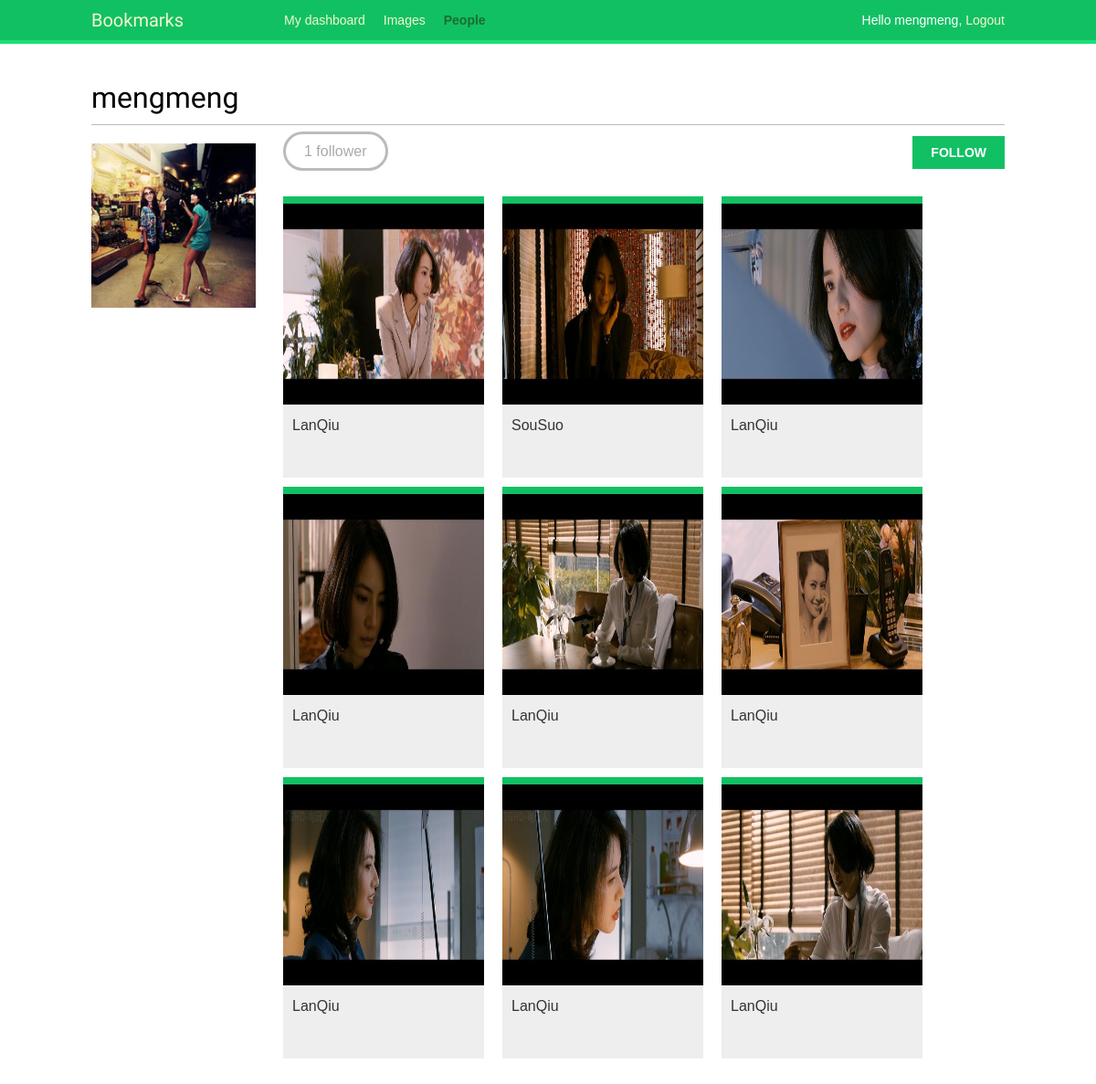
The page /account/users/mengmeng/ (signed in) on the database its author committed.
### images/models.py (models this page shows, shortened)
class Image(models.Model):
    user = models.ForeignKey(settings.AUTH_USER_MODEL,
                             related_name='images_created')
    title = models.CharField(max_length=200)
    slug = models.SlugField(max_length=200,blank=True)
    url = models.URLField()
    image = models.ImageField(upload_to='image/%Y/%m/%d')
    description = models.TextField(blank=True)
    created = models.DateField(auto_now_add=True,
                               db_index=True)
    users_like = models.ManyToManyField(settings.AUTH_USER_MODEL,
                                        related_name='image_liked',
                                        blank=True)
    total_likes = models.PositiveIntegerField(db_index=True,default=0)
    def get_absolute_url(self):
        return reverse('images:detail',args=[self.id,self.slug])

### account/views.py (the view)
@login_required
def user_detail(request,username):
    user = get_object_or_404(User,username=username,
                             is_active=True)
    return render(request,'account/user/detail.html',
                  {'section':'people','user':user})

### account/templates/account/user/detail.html (shortened to what this page needs)
{% extends "base.html" %}
{% load thumbnail %}
{% block content %}
    <h1>{{ user.username }}</h1>
    <div class="profile-info">
        {% thumbnail user.profile.photo "180x180" crop="100%" as im %}
            <img src="{{ im.url }}" class="user-detail">
        {% empty %}
            <img src="/media/default/love.jpg" alt="default" width="180" height="180">
        {% endthumbnail %}
    </div>
    {% with total_followers=user.followers.all.count %}
        <span class="count">
            <span class="total">{{ total_followers }}</span>
            follower{{ total_followers|pluralize }}
        </span>
        <a href="javascript:void(0)" data-id="{{ user.id }}" data-action="{% if request.user in user.followers.all %}un{% endif %}follow" class="follow button">
            {% if request.user not in user.followers.all %}
                Follow
            {% else %}
                Unfollow
            {% endif %}
        </a>
        <div id="image-list" class="image-container">
            {% include "images/image/list_ajax.html" with images=user.images_created.all %}
        </div>
    {% endwith %}
{% endblock %}

### account/templates/base.html (shortened to what this page needs)
{% load staticfiles %}
<!DOCTYPE html>
<html>
    <head>
	<link href="{% static "css/base.css" %}"rel="stylesheet">
    </head>
    <body>
	<div id="header">
	    <span class="logo">Bookmarks</span>
	    {% if request.user.is_authenticated %}
	    <ul class="menu">
		    <li {% if section == "dashboard" %}class="selected"{% endif %}>
		        <a href="{% url "dashboard" %}">My dashboard</a>
	 	    </li>
		    <li {% if section == "images" %}class="selected"{% endif %}>
		        <a href="{% url "images:list" %}">Images</a>
		    </li>
		    <li {% if section == "people"%}class="selected"{% endif %}>
		        <a href="{% url "user_list" %}">People</a>
		    </li>
	     </ul>
	    {% endif %}
	    <span class="user">
		    {% if request.user.is_authenticated %}
		        Hello {{ request.user.username }},
		        <a href="{% url "logout" %}">Logout</a>
		    {% else %}
		        <a href="{% url "login" %}">Log-in</a>
	    	{% endif %}
	    </span>
	</div>
	<div id="content">
	    {% block content %}
	    {% endblock %}
	</div>
    </body>
</html>

### images/templates/images/image/list_ajax.html
{% load thumbnail %}
{% for image in images %}
    <div class="image">
        <a href="{{ image.get_absolute_url }}">
            {% thumbnail image.image "300x300" crop="100%" as im %}
                <a href="{{ image.get_absolute_url }}">
                    <img src="{{ im.url }}">
                </a>
            {% endthumbnail %}
        </a>
        <div class="info">
            <a href="{{ image.get_absolute_url }}" class="title">
                {{ image.title }}
            </a>
        </div>
    </div>
{% endfor %}

### account/static/css/base.css (style rules this page uses)
body { margin:0; padding:0; font-family:helvetica, sans-serif; }
a { color:#12c064; text-decoration:none; }
h1, h2, h3, h4, h5 , h6 { font-family: 'Muli', sans-serif; font-weight:normal; }
h1 { border-bottom:1px solid #bbb; padding:0 0 10px 0; margin:10px 0 20px 0; }
#header { padding:10px 100px; font-size:14px; background:#12c064; color:#fff; border-bottom:4px solid #1cdf78; overflow:auto; }
#header .logo { font-family: 'Muli', sans-serif; float:left; color:#f3f7cc; font-size:20px; margin-right:10%; }
#header ul.menu { list-style:none; float:left; margin:0; padding:0; }
#header ul.menu li { float:left; padding:4px 10px; }
#header ul.menu li.selected a, #header ul.menu li.selected a:hover { color:#1b6d32; font-weight:bold; }
#header a { color:#f3f7cc; }
#header .user { float:right; padding-top:4px; }
#content { padding:30px 100px; }
input[type=submit], a.button { font-weight:bold; background:#12c064; color:#fff; padding:10px 20px; font-size:14px; text-transform:uppercase; }
.count { color:#aaa; border:3px solid #bbb; border-radius:26px; padding:10px 20px; margin:20px 10px 0; }
a.like, a.follow { float:right; margin-top:-8px; }
#image-list { overflow:auto; }
#image-list .image { float:left; width:220px; height:300px; margin:0 10px 10px 10px; border-top:8px solid #12c064; background:#eee; }
#image-list img { width:220px; height:220px; }
#image-list .info { padding:10px; }
#image-list .info a { color:#333; }
.profile-info { float:left; overflow:auto; margin-right:20px; }
.image-container { margin-top:40px; }

### rows shown on the page
Image: shows a picture, title "LanQiu"
Image: shows a picture, title "SouSuo"
Image: shows a picture, title "LanQiu"
Image: shows a picture, title "LanQiu"
Image: shows a picture, title "LanQiu"
Image: shows a picture, title "LanQiu"
Image: shows a picture, title "LanQiu"
Image: shows a picture, title "LanQiu"
Image: shows a picture, title "LanQiu"

### other values the page prints
{{ request.user.username }} "mengmeng"
{{ user.username }} "mengmeng"
{{ total_followers }} "1"
